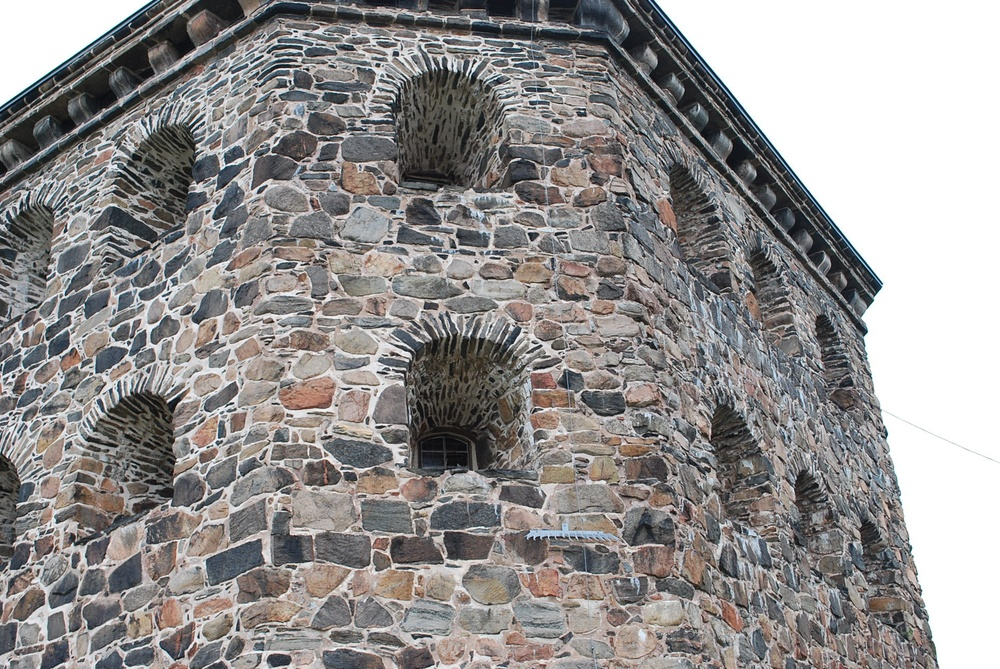
#> input picture Lab3/data/kronan1.JPG, 1000 x 669 px, shrunk from 1936 x 1296 before the run
$ python epipoles_and_triangulation.py
#> lines starting #> are read from the running program, lines starting #| are printed output that depends on the picture
### Lab3/plyfile.py
#   Copyright 2014 Darsh Ranjan
#
#   This file is part of python-plyfile.
#
#   python-plyfile is free software: you can redistribute it and/or
#   modify it under the terms of the GNU General Public License as
#   published by the Free Software Foundation, either version 3 of the
#   License, or (at your option) any later version.
#
#   python-plyfile is distributed in the hope that it will be useful,
#   but WITHOUT ANY WARRANTY; without even the implied warranty of
#   MERCHANTABILITY or FITNESS FOR A PARTICULAR PURPOSE.  See the GNU
#   General Public License for more details.
#
#   You should have received a copy of the GNU General Public License
#   along with python-plyfile.  If not, see
#       <http://www.gnu.org/licenses/>.

from itertools import islice as _islice

import numpy as _np
from sys import byteorder as _byteorder


try:
    _range = xrange
except NameError:
    _range = range


# Many-many relation
_data_type_relation = [
    ('int8', 'i1'),
    ('char', 'i1'),
    ('uint8', 'u1'),
    ('uchar', 'b1'),
    ('uchar', 'u1'),
    ('int16', 'i2'),
    ('short', 'i2'),
    ('uint16', 'u2'),
    ('ushort', 'u2'),
    ('int32', 'i4'),
    ('int', 'i4'),
    ('uint32', 'u4'),
    ('uint', 'u4'),
    ('float32', 'f4'),
    ('float', 'f4'),
    ('float64', 'f8'),
    ('double', 'f8')
]

_data_types = dict(_data_type_relation)
_data_type_reverse = dict((b, a) for (a, b) in _data_type_relation)

_types_list = []
_types_set = set()
for (_a, _b) in _data_type_relation:
    if _a not in _types_set:
        _types_list.append(_a)
        _types_set.add(_a)
    if _b not in _types_set:
        _types_list.append(_b)
        _types_set.add(_b)


_byte_order_map = {
    'ascii': '=',
    'binary_little_endian': '<',
    'binary_big_endian': '>'
}

_byte_order_reverse = {
    '<': 'binary_little_endian',
    '>': 'binary_big_endian'
}

_native_byte_order = {'little': '<', 'big': '>'}[_byteorder]


def _lookup_type(type_str):
    if type_str not in _data_type_reverse:
        try:
            type_str = _data_types[type_str]
        except KeyError:
            raise ValueError("field type %r not in %r" %
                             (type_str, _types_list))

    return _data_type_reverse[type_str]


# [28 lines left out: functions _split_line, make2d, not called in this run]


class PlyParseError(Exception):

    '''
    Raised when a PLY file cannot be parsed.

    The attributes `element', `row', `property', and `message' give
    additional information.

    '''

    # [16 lines left out: function __init__, not called in this run]

    def __repr__(self):
        return ('PlyParseError(%r, element=%r, row=%r, prop=%r)' %
                self.message, self.element, self.row, self.prop)


class PlyData(object):

    '''
    PLY file header and data.

    A PlyData instance is created in one of two ways: by the static
    method PlyData.read (to read a PLY file), or directly from __init__
    given a sequence of elements (which can then be written to a PLY
    file).

    '''

    def __init__(self, elements=[], text=False, byte_order='=',
                 comments=[], obj_info=[]):
        '''
        elements: sequence of PlyElement instances.

        text: whether the resulting PLY file will be text (True) or
            binary (False).

        byte_order: '<' for little-endian, '>' for big-endian, or '='
            for native.  This is only relevant if `text' is False.

        comments: sequence of strings that will be placed in the header
            between the 'ply' and 'format ...' lines.

        obj_info: like comments, but will be placed in the header with
            "obj_info ..." instead of "comment ...".

        '''
        if byte_order == '=' and not text:
            byte_order = _native_byte_order

        self.byte_order = byte_order
        self.text = text

        self.comments = list(comments)
        self.obj_info = list(obj_info)
        self.elements = elements

    def _get_elements(self):
        return self._elements

    def _set_elements(self, elements):
        self._elements = tuple(elements)
        self._index()

    elements = property(_get_elements, _set_elements)

    def _get_byte_order(self):
        return self._byte_order

    def _set_byte_order(self, byte_order):
        if byte_order not in ['<', '>', '=']:
            raise ValueError("byte order must be '<', '>', or '='")

        self._byte_order = byte_order

    byte_order = property(_get_byte_order, _set_byte_order)

    def _index(self):
        self._element_lookup = dict((elt.name, elt) for elt in
                                    self._elements)
        if len(self._element_lookup) != len(self._elements):
            raise ValueError("two elements with same name")

    # [71 lines left out: functions _parse_header, read, not called in this run]

    def write(self, stream):
        '''
        Write PLY data to a writeable file-like object or filename.

        '''
        (must_close, stream) = _open_stream(stream, 'write')
        try:
            stream.write(self.header.encode('ascii'))
            stream.write(b'\r\n')
            for elt in self:
                elt._write(stream, self.text, self.byte_order)
        finally:
            if must_close:
                stream.close()

    @property
    def header(self):
        '''
        Provide PLY-formatted metadata for the instance.

        '''
        lines = ['ply']

        if self.text:
            lines.append('format ascii 1.0')
        else:
            lines.append('format ' +
                         _byte_order_reverse[self.byte_order] +
                         ' 1.0')

        # Some information is lost here, since all comments are placed
        # between the 'format' line and the first element.
        for c in self.comments:
            lines.append('comment ' + c)

        for c in self.obj_info:
            lines.append('obj_info ' + c)

        lines.extend(elt.header for elt in self.elements)
        lines.append('end_header')
        return '\r\n'.join(lines)

    def __iter__(self):
        return iter(self.elements)

    def __len__(self):
        return len(self.elements)

    def __contains__(self, name):
        return name in self._element_lookup

    def __getitem__(self, name):
        return self._element_lookup[name]

    def __str__(self):
        return self.header

    # [5 lines left out: function __repr__, not called in this run]


def _open_stream(stream, read_or_write):
    if hasattr(stream, read_or_write):
        return (False, stream)
    try:
        return (True, open(stream, read_or_write[0] + 'b'))
    except TypeError:
        raise RuntimeError("expected open file or filename")


class PlyElement(object):

    '''
    PLY file element.

    A client of this library doesn't normally need to instantiate this
    directly, so the following is only for the sake of documenting the
    internals.

    Creating a PlyElement instance is generally done in one of two ways:
    as a byproduct of PlyData.read (when reading a PLY file) and by
    PlyElement.describe (before writing a PLY file).

    '''

    def __init__(self, name, properties, count, comments=[]):
        '''
        This is not part of the public interface.  The preferred methods
        of obtaining PlyElement instances are PlyData.read (to read from
        a file) and PlyElement.describe (to construct from a numpy
        array).

        '''
        self._name = str(name)
        self._check_name()
        self._count = count

        self._properties = tuple(properties)
        self._index()

        self.comments = list(comments)

        self._have_list = any(isinstance(p, PlyListProperty)
                              for p in self.properties)

    @property
    def count(self):
        return self._count

    def _get_data(self):
        return self._data

    def _set_data(self, data):
        self._data = data
        self._count = len(data)
        self._check_sanity()

    data = property(_get_data, _set_data)

    def _check_sanity(self):
        for prop in self.properties:
            if prop.name not in self._data.dtype.fields:
                raise ValueError("dangling property %r" % prop.name)

    def _get_properties(self):
        return self._properties

    # [4 lines left out: function _set_properties, not called in this run]

    properties = property(_get_properties, _set_properties)

    def _index(self):
        self._property_lookup = dict((prop.name, prop)
                                     for prop in self._properties)
        if len(self._property_lookup) != len(self._properties):
            raise ValueError("two properties with same name")

    def ply_property(self, name):
        return self._property_lookup[name]

    @property
    def name(self):
        return self._name

    def _check_name(self):
        if any(c.isspace() for c in self._name):
            msg = "element name %r contains spaces" % self._name
            raise ValueError(msg)

    def dtype(self, byte_order='='):
        '''
        Return the numpy dtype of the in-memory representation of the
        data.  (If there are no list properties, and the PLY format is
        binary, then this also accurately describes the on-disk
        representation of the element.)

        '''
        return [(prop.name, prop.dtype(byte_order))
                for prop in self.properties]

    # [48 lines left out: functions _parse_multi, _parse_one, not called in this run]

    @staticmethod
    def describe(data, name, len_types={}, val_types={},
                 comments=[]):
        '''
        Construct a PlyElement from an array's metadata.

        len_types and val_types can be given as mappings from list
        property names to type strings (like 'u1', 'f4', etc., or
        'int8', 'float32', etc.). These can be used to define the length
        and value types of list properties.  List property lengths
        always default to type 'u1' (8-bit unsigned integer), and value
        types default to 'i4' (32-bit integer).

        '''
        if not isinstance(data, _np.ndarray):
            raise TypeError("only numpy arrays are supported")

        if len(data.shape) != 1:
            raise ValueError("only one-dimensional arrays are "
                             "supported")

        count = len(data)

        properties = []
        descr = data.dtype.descr

        for t in descr:
            if not isinstance(t[1], str):
                raise ValueError("nested records not supported")

            if not t[0]:
                raise ValueError("field with empty name")

            if len(t) != 2 or t[1][1] == 'O':
                # non-scalar field, which corresponds to a list
                # property in PLY.

                if t[1][1] == 'O':
                    if len(t) != 2:
                        raise ValueError("non-scalar object fields not "
                                         "supported")

                len_str = _data_type_reverse[len_types.get(t[0], 'u1')]
                if t[1][1] == 'O':
                    val_type = val_types.get(t[0], 'i4')
                    val_str = _lookup_type(val_type)
                else:
                    val_str = _lookup_type(t[1][1:])

                prop = PlyListProperty(t[0], len_str, val_str)
            else:
                val_str = _lookup_type(t[1][1:])
                prop = PlyProperty(t[0], val_str)

            properties.append(prop)

        elt = PlyElement(name, properties, count, comments)
        elt.data = data

        return elt

    # [25 lines left out: function _read, not called in this run]

    def _write(self, stream, text, byte_order):
        '''
        Write the data to a PLY file.

        '''
        if text:
            self._write_txt(stream)
        else:
            if self._have_list:
                # There are list properties, so serialization is
                # slightly complicated.
                self._write_bin(stream, byte_order)
            else:
                # no list properties, so serialization is
                # straightforward.
                self.data.astype(self.dtype(byte_order),
                                 copy=False).tofile(stream)

    # [71 lines left out: functions _read_txt, _write_txt, _read_bin, _write_bin, not called in this run]

    @property
    def header(self):
        '''
        Format this element's metadata as it would appear in a PLY
        header.

        '''
        lines = ['element %s %d' % (self.name, self.count)]

        # Some information is lost here, since all comments are placed
        # between the 'element' line and the first property definition.
        for c in self.comments:
            lines.append('comment ' + c)

        lines.extend(list(map(str, self.properties)))

        return '\r\n'.join(lines)

    def __getitem__(self, key):
        return self.data[key]

    def __setitem__(self, key, value):
        self.data[key] = value

    def __str__(self):
        return self.header

    # [4 lines left out: function __repr__, not called in this run]


class PlyProperty(object):

    '''
    PLY property description.  This class is pure metadata; the data
    itself is contained in PlyElement instances.

    '''

    def __init__(self, name, val_dtype):
        self._name = str(name)
        self._check_name()
        self.val_dtype = val_dtype

    def _get_val_dtype(self):
        return self._val_dtype

    def _set_val_dtype(self, val_dtype):
        self._val_dtype = _data_types[_lookup_type(val_dtype)]

    val_dtype = property(_get_val_dtype, _set_val_dtype)

    @property
    def name(self):
        return self._name

    def _check_name(self):
        if any(c.isspace() for c in self._name):
            msg = "Error: property name %r contains spaces" % self._name
            raise RuntimeError(msg)

    # [23 lines left out: function _parse_one, not called in this run]

    def dtype(self, byte_order='='):
        '''
        Return the numpy dtype description for this property (as a tuple
        of strings).

        '''
        return byte_order + self.val_dtype

    # [32 lines left out: functions _from_fields, _to_fields, _read_bin, _write_bin, not called in this run]

    def __str__(self):
        val_str = _data_type_reverse[self.val_dtype]
        return 'property %s %s' % (val_str, self.name)

    def __repr__(self):
        return 'PlyProperty(%r, %r)' % (self.name,
                                        _lookup_type(self.val_dtype))


class PlyListProperty(PlyProperty):

    '''
    PLY list property description.

    '''

    # [4 lines left out: function __init__, not called in this run]

    def _get_len_dtype(self):
        return self._len_dtype

    def _set_len_dtype(self, len_dtype):
        self._len_dtype = _data_types[_lookup_type(len_dtype)]

    len_dtype = property(_get_len_dtype, _set_len_dtype)

    # [77 lines left out: functions dtype, list_dtype, _from_fields, _to_fields, _read_bin, _write_bin and 2 more, not called in this run]

### Lab3/epipoles_and_triangulation.py
from scipy import io
import numpy as np
from PIL import Image, ImageDraw
from Lab3.plyfile import PlyData, PlyElement


def get_linear_solution(points_image_1, points_image_2):
    points_number = points_image_1.shape[0]
    A = np.zeros((points_number, 9))
    A[:,:3] = points_image_1[:,0, np.newaxis] * points_image_2
    A[:,3:6] = points_image_1[:,1, np.newaxis] * points_image_2
    A[:,6:] = points_image_1[:,2, np.newaxis] * points_image_2

    _, _, V = np.linalg.svd(A, full_matrices=True)

    M = V[-1,:].reshape((3,3))

    return M

def fundamental_matrix(points_image_1, points_image_2):
    '''Function returns fundamental matrix
    for x from image_2 and x' from image_1 '''
    F = get_linear_solution(points_image_1, points_image_2)
    u,s,v = np.linalg.svd(F)
    s[-1] = 0
    F = u.dot(np.diag(s).dot(v))

    return F

def essential_matrix(points_image_1, points_image_2, K):
    '''Function returns essential matrix
    for x from image_2 and x' from image_1 '''
    inv_K = np.linalg.inv(K)
    norm_points1 = inv_K.dot(points_image_1.T).T
    norm_points2 = inv_K.dot(points_image_2.T).T
    E = get_linear_solution(norm_points1, norm_points2)
    u,s,v = np.linalg.svd(E)
    s = np.diag([(s[0] + s[1]) / 2., (s[0] + s[1]) / 2., 0.])
    E = u.dot(s.dot(v))
    return E

# [6 lines left out: function get_dists_from_epipolar_lines, not called in this run]


def draw_epipolar_line(point, F, draw, width):
    l = F.dot(point)
    l = l / (-l[1])
    draw.line((0, l[2],width, width * l[0] + l[2]), fill=128, width=2)
    return draw

# [5 lines left out: function draw_epipolar_line_yx, not called in this run]

def get_normalization_matrix(points):
    meanX = np.mean(points[:,0])
    meanY = np.mean(points[:,1])
    stdX = np.std(points[:,0])
    stdY = np.std(points[:,1])
    sqrt2 = np.sqrt(2)
    scale_matrix = np.array([
                [sqrt2 / stdX, 0,            0],
                [0,            sqrt2 / stdY, 0],
                [0,            0,            1]])
    translation_matrix = np.array([
                        [1, 0, -meanX],
                        [0, 1, -meanY],
                        [0, 0,  1    ]])
    T = scale_matrix.dot(translation_matrix)
    return T

def compute_3d_point(P1, P2, norm_point_1, norm_point_2):
    A = np.array([
        norm_point_1[0] * P1[2,:] - P1[0,:],
        norm_point_1[1] * P1[2,:] - P1[1,:],
        norm_point_2[0] * P2[2,:] - P2[0,:],
        norm_point_2[1] * P2[2,:] - P2[1,:]])

    _,_,v = np.linalg.svd(A)
    return v[-1,:]

def number_of_good_points(P, points):
    camera_Z_direction = P.dot(np.array([0., 0., 100000., 1.]))[2]
    number_of_good_points = np.count_nonzero(P.dot(points.T).T[:,2] * camera_Z_direction > 0)
    return number_of_good_points

def compare_matrix(P1, P2, points_image_1, points_image_2):
    hom_points_3d = np.array([compute_3d_point(P1, P2, point1, point2) for point1, point2 in zip(points_image_1, points_image_2)])
    points_3d = hom_points_3d / hom_points_3d[:,-1,np.newaxis]
    return number_of_good_points(P1, points_3d) + number_of_good_points(P2, points_3d)


def get_projection_matrices_from_essential(E, points_image_1, points_image_2):
    ''' Points sholud be normalized (multiplied by inverse of K) '''

    P1 = np.eye(3, M=4)
    U,S,Vt = np.linalg.svd(E)
    U *= S[0]
    S /= S[0]
    W = np.array([[0., -1., 0.],
                  [1.,  0., 0.],
                  [0.,  0., 1.]])
    u3 = U[:,2]
    P2s = [np.hstack((U.dot(W.dot(Vt)), u3[:,np.newaxis])),
           np.hstack((U.dot(W.dot(Vt)), -u3[:,np.newaxis])),
           np.hstack((U.dot(W.T.dot(Vt)), u3[:,np.newaxis])),
           np.hstack((U.dot(W.T.dot(Vt)), -u3[:,np.newaxis]))]
    P2 = P2s[np.argmax([compare_matrix(P1, P, points_image_1, points_image_2) for P in P2s])]

    return P1, P2

def triangulate_points(P1, P2, points_image_1, points_image_2, filename):
    ''' Points sholud be normalized (multiplied by inverse of K) '''
    hom_points_3d = np.array([compute_3d_point(P1, P2, point1, point2) for point1, point2 in zip(points_image_1, points_image_2)])
    points_3d = hom_points_3d / hom_points_3d[:,-1,np.newaxis]

    points = np.array(list(zip(points_3d[:,0].ravel(), points_3d[:,1].ravel(), points_3d[:,2].ravel())),dtype=[('x','f4'), ('y','f4'),('z', 'f4')])
    el = PlyElement.describe(points, 'vertex')
    PlyData([el]).write(filename)
    return hom_points_3d

if __name__ == '__main__':

    x = io.loadmat('data/compEx1data.mat')['x']
#> (reads Lab3/data/compEx1data.mat from the repository)

    points_image_1 = x[0,0].T
    points_image_2 = x[1,0].T

    #task 1

    F = fundamental_matrix(points_image_1, points_image_2)

    #task 2

    im = Image.open('data/kronan1.JPG')
#> im is the input picture: PIL image 1000x669 RGB; mean R, G, B 147.1, 144.6, 143.8
    draw = ImageDraw.Draw(im)


    for i in range(20):
        draw = draw_epipolar_line(points_image_2[i,:], F, draw, im.size[0])
#> this loop made 20 passes
#> l in draw_epipolar_line on passes 1 to 8: [0.189, -1, 438.5], [0.189, -1, 439.7], [0.232, -1, 203.8], [0.0576, -1, 1157.4], [0.0881, -1, 991.1], [0.061, -1, 1138.9], [0.222, -1, 259.5], [0.204, -1, 359.9]
    width = 3
    fill = (0,255,0)
    for point in points_image_1[:20,:]:
        x = point[0]
        y = point[1]
        draw.ellipse((x - width, y - width, x + width, y + width), fill = fill)
        draw.point(point[:-1], fill = fill)
    im.save('data/kronan1_epipoles.JPG', 'JPEG')
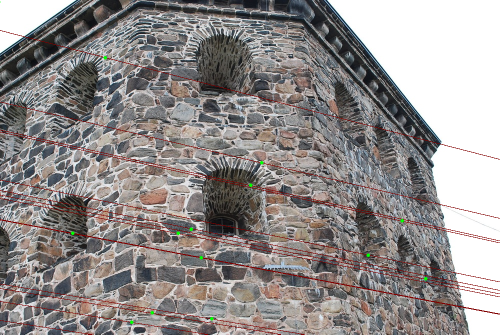
#> saved as kronan1_epipoles.JPG: PIL image 1000x669 RGB (shown at 1/2 size); mean R, G, B 146.8, 141.8, 140.9

    im = Image.open('data/kronan2.JPG')
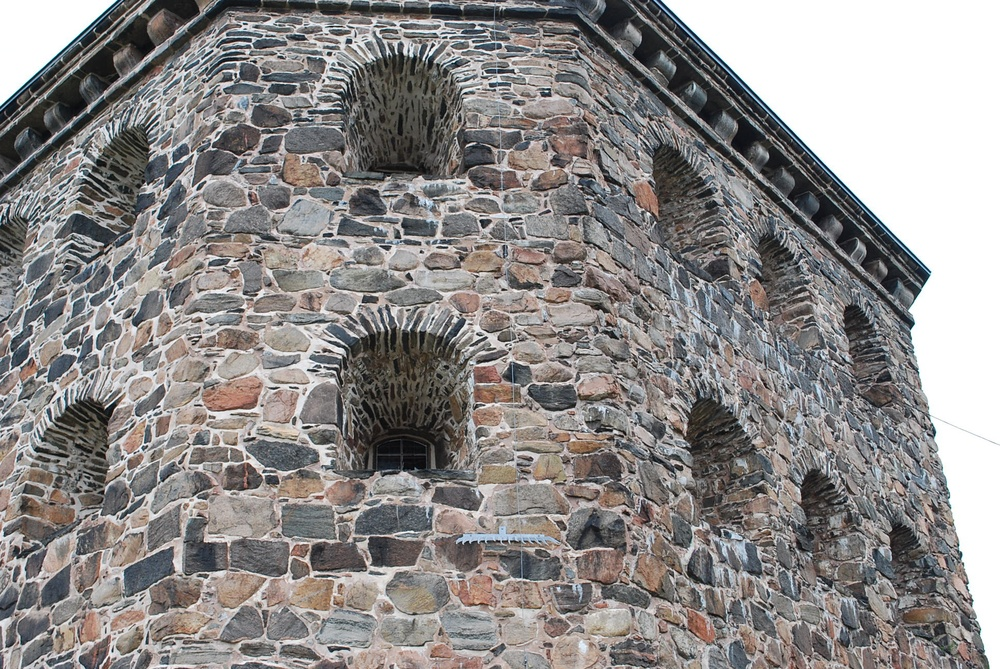
#> input picture Lab3/data/kronan2.JPG, 1000 x 669 px, shrunk from 1936 x 1296 before the run
#> im is the input picture: PIL image 1000x669 RGB; mean R, G, B 141.3, 138.2, 137.2
    draw = ImageDraw.Draw(im)

    for i in range(20):
        draw = draw_epipolar_line(points_image_1[i,:], F.T, draw, im.size[0])
#> this loop made 20 passes
#> l in draw_epipolar_line on passes 1 to 8: [0.157, -1, 471.8], [0.157, -1, 472.2], [0.191, -1, 238.6], [0.0526, -1, 1193.1], [0.077, -1, 1024.2], [0.0553, -1, 1174.1], [0.183, -1, 293.4], [0.168, -1, 394.7]
#> (the rest of the program and of its run is left out)
